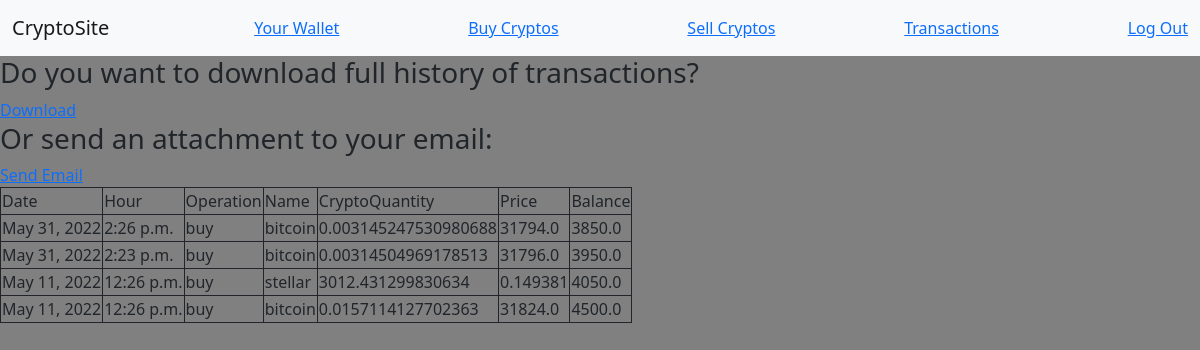
/transactions/ (signed in), run on the app's committed database.
### crypto/models.py (models this page shows, shortened)
class Transaction(models.Model):
    user = models.ForeignKey(
            User, on_delete=models.CASCADE, null=True, blank=True)
    day_created = models.DateField()
    time_created = models.TimeField()
    type = models.CharField(max_length=30)
    coin = models.CharField(max_length=30)
    quantityCrypto = models.FloatField()
    price = models.FloatField()
    balance_after = models.FloatField()
    class Meta:
        ordering = ['-day_created', '-time_created']

### crypto/views.py (the view)
# urls.py: path('transactions/', transactions_history, name='transactions'),
@login_required(login_url='/login')
def transactions_history(request):
    user_transactions = Transaction.objects.filter(user=request.user)
    return render(request, 'transactions.html', {
        'transactions': user_transactions,
    })

### crypto/templates/transactions.html (shortened to what this page needs)
{% extends 'base.html' %}
{% load static %}
    {% block content %}
    <h3>Do you want to download full history of transactions?</h3>
    <a href="{% url 'pdftransactions' %}">Download</a>
    <h3>Or send an attachment to your email: </h3>
    <a href="{% url 'emailatt' %}">Send Email</a>
        <table id="transaction-table">
            <td>Date</td>
            <td>Hour</td>
            <td>Operation</td>
            <td>Name</td>
            <td>CryptoQuantity</td>
            <td>Price</td>
            <td>Balance</td>
            {% for i in transactions %}
            <tr>
                <td>{{i.day_created}}</td>
                <td>{{i.time_created}}</td>
                <td>{{i.type}}</td>
                <td>{{i.coin}}</td>
                <td>{{i.quantityCrypto}}</td>
                <td>{{i.price}}</td>
                <td>{{i.balance_after}}</td>
            </tr>
            {% endfor %}
        </table>
    {% endblock content %}

### crypto/static/crypto/styles/base.css (style rules this page uses)
body { background-color: gray; }
.tr, th, td { border: 1px solid; }

### data on the page
Transaction: day_created "May 31, 2022", time_created "2:26 p.m.", type "buy", coin "bitcoin", quantityCrypto "0.003145247530980688", price "31794.0", balance_after "3850.0"
Transaction: day_created "May 31, 2022", time_created "2:23 p.m.", type "buy", coin "bitcoin", quantityCrypto "0.00314504969178513", price "31796.0", balance_after "3950.0"
Transaction: day_created "May 11, 2022", time_created "12:26 p.m.", type "buy", coin "stellar", quantityCrypto "3012.431299830634", price "0.149381", balance_after "4050.0"
Transaction: day_created "May 11, 2022", time_created "12:26 p.m.", type "buy", coin "bitcoin", quantityCrypto "0.0157114127702363", price "31824.0", balance_after "4500.0"
